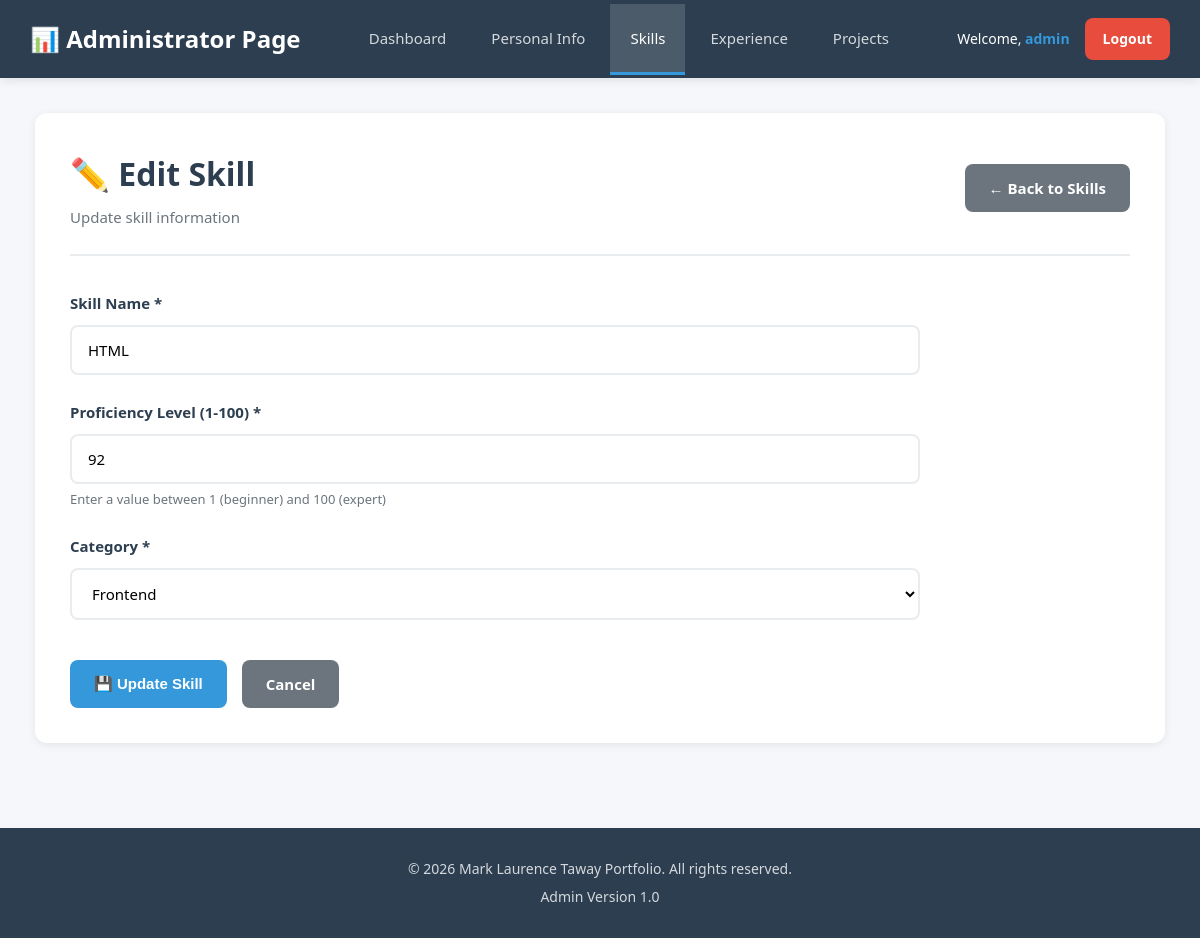
Page /admin/add_edit_skill.php?id=1 (signed in) on the committed database.
### tables this page shows
CREATE TABLE `skills` (
  `id` int(11) NOT NULL,
  `skill_name` varchar(100) NOT NULL,
  `proficiency` int(11) NOT NULL CHECK (`proficiency` >= 1 and `proficiency` <= 100),
  `category` varchar(50) DEFAULT NULL,
  `created_at` timestamp NOT NULL DEFAULT current_timestamp(),
  `updated_at` timestamp NOT NULL DEFAULT current_timestamp() ON UPDATE current_timestamp()
);

### admin/add_edit_skill.php (the view, shortened to what this page needs)
<?php
include 'header.php';
$edit_mode = false;
$skill = null;
if (isset($_GET['id'])) {
    $edit_mode = true;
    $id = intval($_GET['id']);
    $stmt = $conn->prepare("SELECT * FROM skills WHERE id = ?");
    $stmt->bind_param("i", $id);
    $stmt->execute();
    $result = $stmt->get_result();
    $skill = $result->fetch_assoc();
}
?>
<div class="page-content">
    <div class="page-header">
        <div>
            <h1><?php echo $edit_mode ? '✏️ Edit Skill' : '➕ Add New Skill'; ?></h1>
            <p><?php echo $edit_mode ? 'Update skill information' : 'Add a new skill to your portfolio'; ?></p>
        </div>
        <a href="manage_skills.php" class="btn btn-secondary">← Back to Skills</a>
    </div>
    <div class="form-container">
        <form method="POST" action="" class="admin-form">
            <div class="form-group">
                <label for="skill_name">Skill Name *</label>
                <input type="text" id="skill_name" name="skill_name"
                       value="<?php echo $skill ? htmlspecialchars($skill['skill_name']) : ''; ?>"
                       placeholder="e.g., PHP, JavaScript, MySQL" required>
            </div>
            <div class="form-group">
                <label for="proficiency">Proficiency Level (1-100) *</label>
                <input type="number" id="proficiency" name="proficiency"
                       value="<?php echo $skill ? $skill['proficiency'] : '50'; ?>"
                       min="1" max="100" required>
                <small>Enter a value between 1 (beginner) and 100 (expert)</small>
            </div>
            <div class="form-group">
                <label for="category">Category *</label>
                <select id="category" name="category" required>
                    <option value="Frontend" <?php echo ($skill && $skill['category'] == 'Frontend') ? 'selected' : ''; ?>>Frontend</option>
                </select>
            </div>
            <div class="form-actions">
                <button type="submit" class="btn btn-primary">
                    <?php echo $edit_mode ? '💾 Update Skill' : '➕ Add Skill'; ?>
                </button>
                <a href="manage_skills.php" class="btn btn-secondary">Cancel</a>
            </div>
        </form>
    </div>
</div>
<?php include 'footer.php'; ?>

### admin/admin_style.css (style rules this page uses)
* { margin: 0; padding: 0; box-sizing: border-box; }
body { font-family: 'Segoe UI', Tahoma, Geneva, Verdana, sans-serif; background: #f5f7fa; color: #2c3e50; line-height: 1.6; }
.page-content { background: white; border-radius: 12px; padding: 35px; box-shadow: 0 2px 8px rgba(0, 0, 0, 0.08); }
.page-header { display: flex; justify-content: space-between; align-items: center; margin-bottom: 35px; padding-bottom: 25px; border-bottom: 2px solid #e9ecef; }
.page-header h1 { font-size: 32px; color: #2c3e50; margin-bottom: 5px; }
.page-header p { color: #6c757d; margin-top: 5px; font-size: 15px; }
.form-container { max-width: 850px; }
.admin-form { display: flex; flex-direction: column; gap: 25px; }
.form-group { display: flex; flex-direction: column; gap: 10px; }
.form-group label { font-weight: 600; color: #2c3e50; font-size: 15px; }
.form-group input, .form-group textarea, .form-group select { padding: 13px 16px; border: 2px solid #e9ecef; border-radius: 8px; font-size: 15px; transition: all 0.3s ease; font-family: inherit; background: white; }
.form-group small { color: #6c757d; font-size: 13px; margin-top: -5px; }
.form-actions { display: flex; gap: 15px; margin-top: 15px; }
.btn { padding: 12px 24px; border: none; border-radius: 8px; font-size: 15px; font-weight: 600; cursor: pointer; text-decoration: none; display: inline-block; transition: all 0.3s ease; text-align: center; }
.btn-primary { background: #3498db; color: white; }
.btn-secondary { background: #6c757d; color: white; }

### admin/header.php (style rules this page uses)
body { font-family: 'Segoe UI', Tahoma, Geneva, Verdana, sans-serif; background: #f5f7fa; margin: 0; padding: 0; }

### rows in the picture
skills: skill_name "HTML", proficiency "92", category "Frontend"

### other values in the picture
$_SESSION['username'] "admin"
